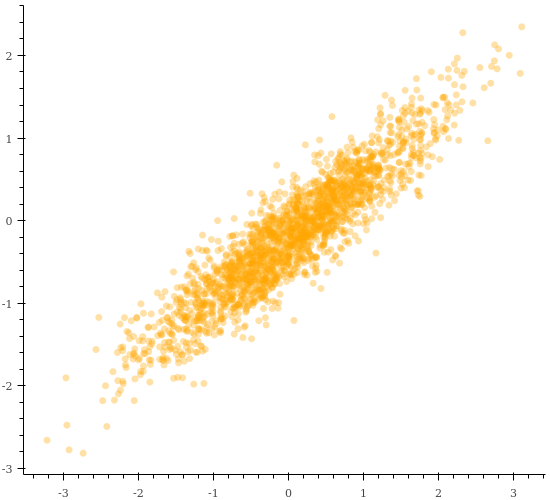

Source code (Python):
import numpy as np
from bokeh.plotting import figure, show, output_file
from bokeh.io import export_png, export_svgs

x = np.random.randn(2000,1)
w = np.array([0.7])
b = -0.2
noise = np.random.randn(1,2000) * 0.3
y = np.dot(x,w) + b + noise

p = figure(toolbar_location=None,width=550,height=500)
p.grid.grid_line_color = None
p.outline_line_color = "white"
p.scatter(x=np.hstack(x), y=y[0], line_color=None,marker="circle", size=7, fill_color="orange", alpha=0.35)

export_png(p,"scatter.png")

p = figure(toolbar_location=None,width=550,height=500)
p.grid.grid_line_color = None
p.outline_line_color = "white"
p.scatter(x=np.hstack(x), y=y[0], line_color=None,marker="circle", size=7, fill_color="orange", alpha=0.35)
p.line(np.linspace(np.min(x),np.max(x)),np.linspace(np.min(x*0.7 + b),np.max(x*0.7 + b)),line_width=2,line_color="black")

export_png(p,"line.png")
